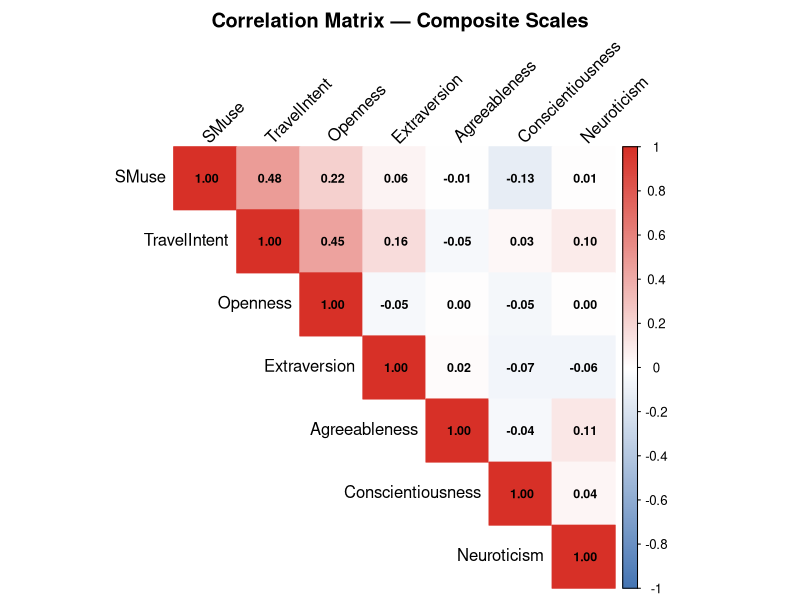
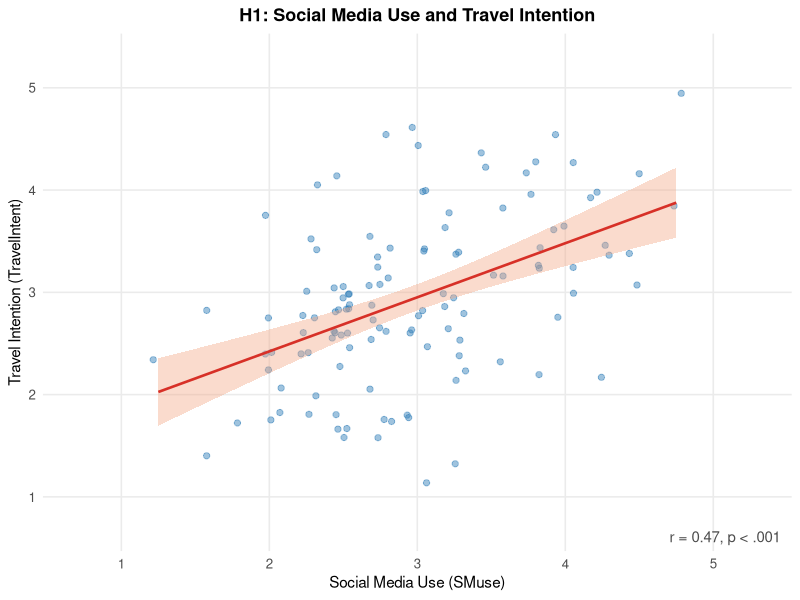
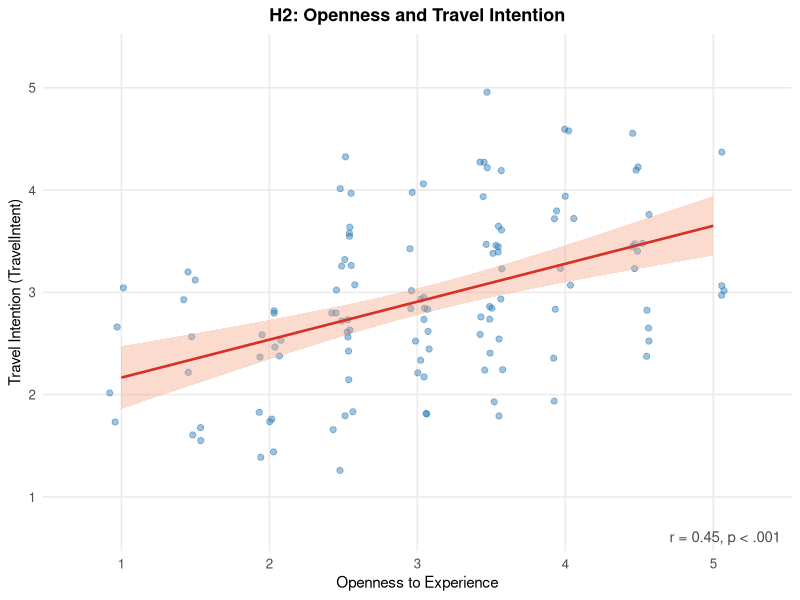
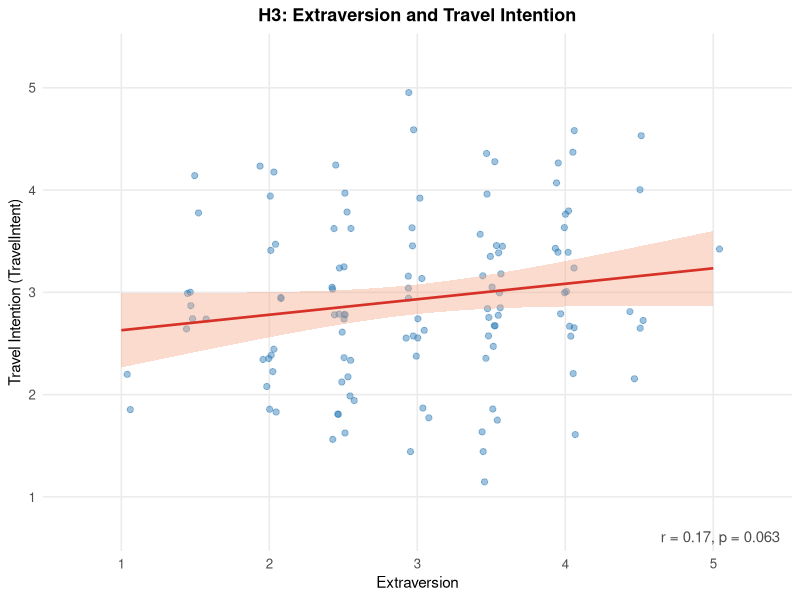
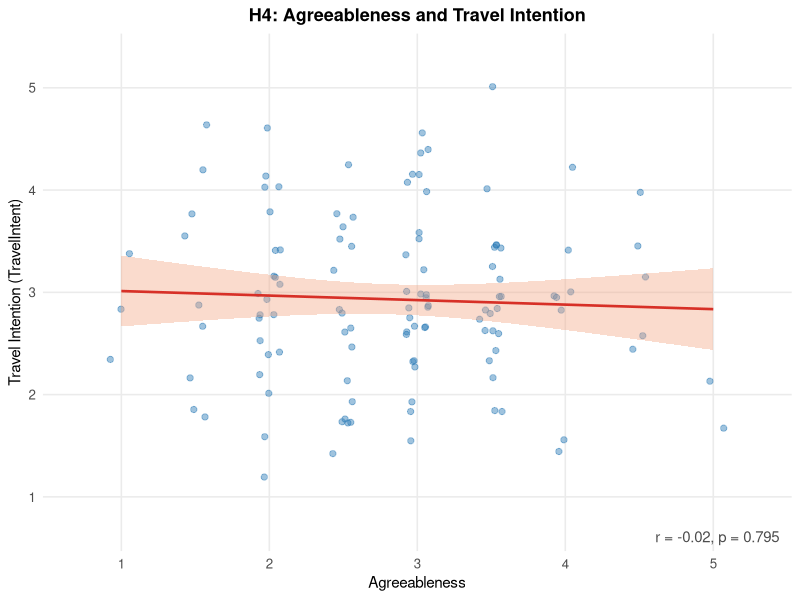
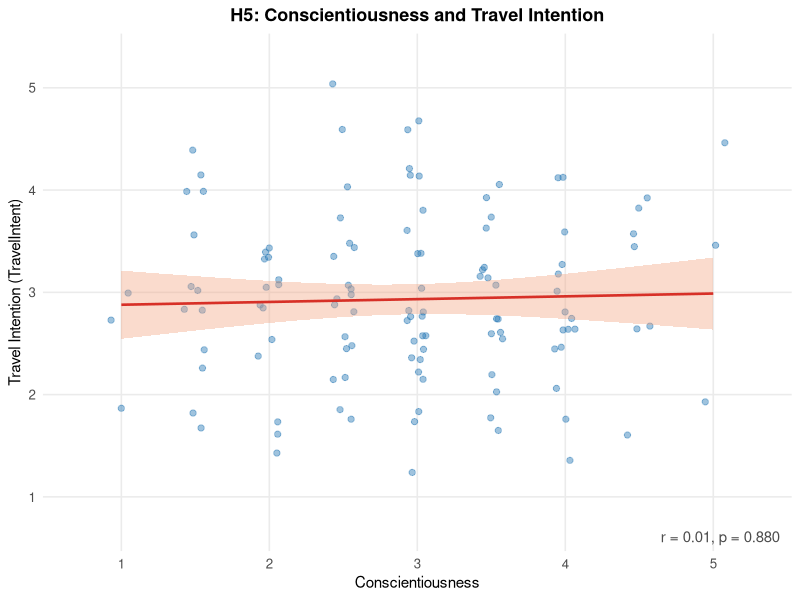
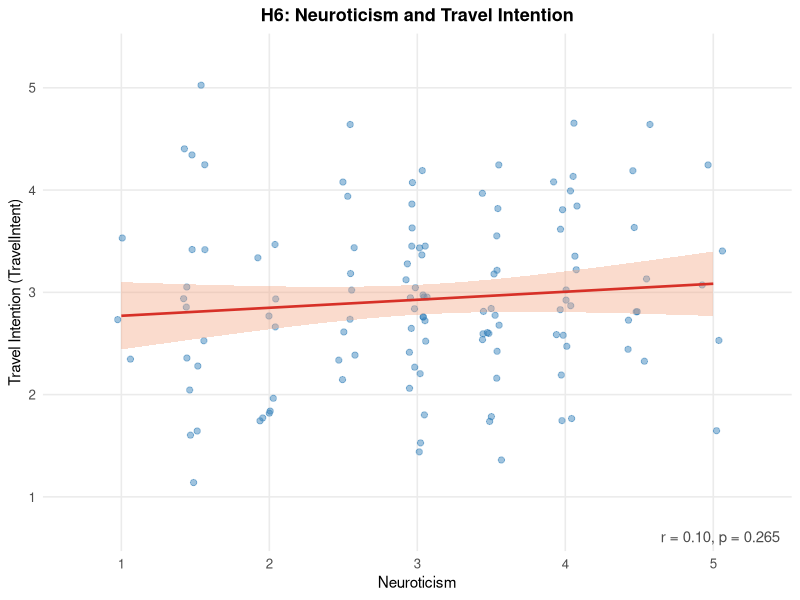

The R script that drew these images, in order:
# ============================================================
#  7AAVDM27 Quantitative Research Analysis
#  Social Media Travel Content & Beach Destination Intention
#  KCL MSc Digital Economy
# ============================================================

# ── Section 1: Setup ─────────────────────────────────────────
required_packages <- c("tidyverse", "psych", "corrplot")
new_packages <- required_packages[!(required_packages %in% installed.packages()[,"Package"])]
if (length(new_packages)) install.packages(new_packages, repos = "https://cran.rstudio.com/")

library(tidyverse)
library(psych)
library(corrplot)

dir.create("outputs", showWarnings = FALSE)

df <- read_csv("data/data.csv", show_col_types = FALSE)
cat("Data loaded:", nrow(df), "rows,", ncol(df), "columns\n\n")


# ── Section 2: Reverse Scoring ───────────────────────────────
# Five items are negatively worded in the BFI-2 short form:
#   Q11 — "has few artistic interests"          → low raw = high Openness
#   Q13 — "is reserved"                         → low raw = high Extraversion
#   Q15 — "starts arguments with others"        → low raw = high Agreeableness
#   Q17 — "tends to be disorganised"            → low raw = high Conscientiousness
#   Q19 — "is relaxed, handles stress well"     → low raw = high Neuroticism
# Reversing with (6 - score) so all items point in the same direction as the trait.
df <- df %>%
  mutate(
    Q11_r = 6 - Q11,
    Q13_r = 6 - Q13,
    Q15_r = 6 - Q15,
    Q17_r = 6 - Q17,
    Q19_r = 6 - Q19
  )
cat("Reverse scoring applied: Q11_r, Q13_r, Q15_r, Q17_r, Q19_r = 6 - raw\n\n")


# ── Section 3: Composite Scores ──────────────────────────────
df <- df %>%
  mutate(
    SMuse             = rowMeans(select(., Q1, Q2, Q3, Q4),              na.rm = TRUE),
    TravelIntent      = rowMeans(select(., Q5, Q6, Q7, Q8, Q9),          na.rm = TRUE),
    Openness          = rowMeans(select(., Q10, Q11_r),                   na.rm = TRUE),
    Extraversion      = rowMeans(select(., Q12, Q13_r),                   na.rm = TRUE),
    Agreeableness     = rowMeans(select(., Q14, Q15_r),                   na.rm = TRUE),
    Conscientiousness = rowMeans(select(., Q16, Q17_r),                   na.rm = TRUE),
    Neuroticism       = rowMeans(select(., Q18, Q19_r),                   na.rm = TRUE)
  )

composites <- c("SMuse", "TravelIntent", "Openness", "Extraversion",
                "Agreeableness", "Conscientiousness", "Neuroticism")

cat("Composites created:\n")
cat("  SMuse             — Q1, Q2, Q3, Q4\n")
cat("  TravelIntent      — Q5, Q6, Q7, Q8, Q9\n")
cat("  Openness          — Q10, Q11_r\n")
cat("  Extraversion      — Q12, Q13_r\n")
cat("  Agreeableness     — Q14, Q15_r\n")
cat("  Conscientiousness — Q16, Q17_r\n")
cat("  Neuroticism       — Q18, Q19_r\n\n")


# ── Section 4: Descriptive Statistics ────────────────────────
desc_stats <- df %>%
  select(all_of(composites)) %>%
  pivot_longer(everything(), names_to = "Variable", values_to = "Value") %>%
  group_by(Variable) %>%
  summarise(
    n    = n(),
    Mean = round(mean(Value, na.rm = TRUE), 2),
    SD   = round(sd(Value,   na.rm = TRUE), 2),
    Min  = round(min(Value,  na.rm = TRUE), 2),
    Max  = round(max(Value,  na.rm = TRUE), 2),
    .groups = "drop"
  ) %>%
  arrange(match(Variable, composites))

cat("── Descriptive Statistics ──────────────────────────────\n")
print(as.data.frame(desc_stats), row.names = FALSE)
cat("\n")

write_csv(desc_stats, "outputs/descriptives.csv")
cat("Descriptives exported to outputs/descriptives.csv\n\n")


# ── Section 5: Normality Tests (Shapiro-Wilk) ────────────────
cat("── Shapiro-Wilk Normality Tests ────────────────────────\n")

sw_results <- setNames(
  lapply(composites, function(var) {
    test <- shapiro.test(df[[var]])
    cat(sprintf("  %-20s W = %.4f, p = %.4f  →  %s\n",
                var, test$statistic, test$p.value,
                ifelse(test$p.value >= 0.05, "Normal (Pearson OK)", "Non-normal (use Spearman)")))
    list(var = var, W = test$statistic, p = test$p.value, normal = test$p.value >= 0.05)
  }),
  composites
)
cat("\n")

# Choose Pearson or Spearman per hypothesis based on normality of both variables
cor_method <- function(x_var) {
  ifelse(sw_results[[x_var]]$normal & sw_results[["TravelIntent"]]$normal,
         "pearson", "spearman")
}

methods <- setNames(lapply(composites[composites != "TravelIntent"], cor_method),
                    composites[composites != "TravelIntent"])

cat("  Correlation methods selected:\n")
for (h in seq_along(methods)) {
  cat(sprintf("    H%d (%s): %s\n", h, names(methods)[h], toupper(methods[[h]])))
}
cat("\n")


# ── Section 6: Correlation Tests & APA Reporting ─────────────

apa_report <- function(test, hypothesis, method) {
  r      <- as.numeric(test$estimate)
  p      <- test$p.value
  df_val <- if (!is.null(test$parameter)) as.integer(test$parameter) else NA_integer_
  ci     <- test$conf.int

  r_label <- ifelse(method == "pearson", "r", "r_s")
  p_str   <- ifelse(p < .001, "< .001", sprintf("= .%03d", round(p * 1000)))
  r_fmt   <- function(v) ifelse(v >= 0,
                                 paste0( ".", sprintf("%02d", abs(round(v * 100)))),
                                 paste0("-.", sprintf("%02d", abs(round(v * 100)))))

  if (!is.null(ci) && !anyNA(ci)) {
    apa <- sprintf("%s(%d) = %s, p %s, 95%% CI [%s, %s]",
                   r_label, df_val, r_fmt(r), p_str, r_fmt(ci[1]), r_fmt(ci[2]))
  } else {
    apa <- sprintf("%s = %s, p %s (95%% CI not available for Spearman)",
                   r_label, r_fmt(r), p_str)
  }

  sig <- ifelse(p < .05, "SIGNIFICANT", "non-significant")
  cat(sprintf("  %s:\n    %s  [%s]\n\n", hypothesis, apa, sig))

  data.frame(
    Hypothesis  = hypothesis,
    Method      = toupper(method),
    r           = round(r, 3),
    df          = df_val,
    p           = round(p, 4),
    CI_lower    = if (!is.null(ci) && !anyNA(ci)) round(ci[1], 3) else NA_real_,
    CI_upper    = if (!is.null(ci) && !anyNA(ci)) round(ci[2], 3) else NA_real_,
    Significant = p < .05,
    stringsAsFactors = FALSE
  )
}

cat("── Hypothesis Tests ────────────────────────────────────\n\n")

hyp_pairs <- list(
  list(x = "SMuse",             label = "H1 (SMuse → TravelIntent)"),
  list(x = "Openness",          label = "H2 (Openness → TravelIntent)"),
  list(x = "Extraversion",      label = "H3 (Extraversion → TravelIntent)"),
  list(x = "Agreeableness",     label = "H4 (Agreeableness → TravelIntent)"),
  list(x = "Conscientiousness", label = "H5 (Conscientiousness → TravelIntent)"),
  list(x = "Neuroticism",       label = "H6 (Neuroticism → TravelIntent)")
)

test_results <- list()
result_rows  <- list()

for (hp in hyp_pairs) {
  m <- methods[[hp$x]]
  t <- cor.test(df[[hp$x]], df$TravelIntent, method = m)
  test_results[[hp$x]] <- t
  result_rows[[hp$x]]  <- apa_report(t, hp$label, m)
}

results_table <- bind_rows(result_rows)
write_csv(results_table, "outputs/hypothesis_results.csv")
cat("Results exported to outputs/hypothesis_results.csv\n\n")


# ── Section 7: Visualisations ────────────────────────────────

# 7a — Correlation matrix heatmap (all 7 composites)
cor_mat <- cor(df[, composites], use = "complete.obs")

png("outputs/correlation_matrix.png", width = 820, height = 720, res = 110)
corrplot(cor_mat,
         method      = "color",
         type        = "upper",
         addCoef.col = "black",
         number.cex  = 0.75,
         tl.col      = "black",
         tl.srt      = 45,
         col         = colorRampPalette(c("#4575b4", "white", "#d73027"))(200),
         title       = "Correlation Matrix — Composite Scales",
         mar         = c(0, 0, 2, 0))
dev.off()
cat("Saved: outputs/correlation_matrix.png\n")

# Shared minimal theme
theme_study <- theme_minimal(base_size = 12) +
  theme(
    plot.title       = element_text(face = "bold", size = 13, hjust = 0.5),
    axis.title       = element_text(size = 11),
    panel.grid.minor = element_blank()
  )

# Helper: scatterplot with regression line + r/p annotation
scatter_plot <- function(data, x_var, y_var, x_lab, y_lab, title, r_val, p_val) {
  p_str <- ifelse(p_val < .001, "< .001", paste0("= ", sprintf("%.3f", p_val)))
  label <- sprintf("r = %.2f, p %s", r_val, p_str)

  ggplot(data, aes(x = .data[[x_var]], y = .data[[y_var]])) +
    geom_jitter(alpha = 0.45, width = 0.08, height = 0.08,
                colour = "#2c7bb6", size = 1.8) +
    geom_smooth(method = "lm", se = TRUE, colour = "#d73027",
                fill = "#f4a582", linewidth = 0.9) +
    annotate("text", x = Inf, y = -Inf, label = label,
             hjust = 1.1, vjust = -0.8, size = 3.8, colour = "grey30") +
    labs(title = title, x = x_lab, y = y_lab) +
    scale_x_continuous(breaks = 1:5) +
    scale_y_continuous(breaks = 1:5) +
    coord_cartesian(xlim = c(0.7, 5.3), ylim = c(0.7, 5.3)) +
    theme_study
}

scatter_specs <- list(
  list(x = "SMuse",             x_lab = "Social Media Use (SMuse)",
       title = "H1: Social Media Use and Travel Intention",      file = "H1_scatterplot.png"),
  list(x = "Openness",          x_lab = "Openness to Experience",
       title = "H2: Openness and Travel Intention",              file = "H2_scatterplot.png"),
  list(x = "Extraversion",      x_lab = "Extraversion",
       title = "H3: Extraversion and Travel Intention",          file = "H3_scatterplot.png"),
  list(x = "Agreeableness",     x_lab = "Agreeableness",
       title = "H4: Agreeableness and Travel Intention",         file = "H4_scatterplot.png"),
  list(x = "Conscientiousness", x_lab = "Conscientiousness",
       title = "H5: Conscientiousness and Travel Intention",     file = "H5_scatterplot.png"),
  list(x = "Neuroticism",       x_lab = "Neuroticism",
       title = "H6: Neuroticism and Travel Intention",           file = "H6_scatterplot.png")
)

for (sp in scatter_specs) {
  t    <- test_results[[sp$x]]
  plot <- scatter_plot(df, sp$x, "TravelIntent",
                       sp$x_lab, "Travel Intention (TravelIntent)",
                       sp$title,
                       as.numeric(t$estimate), t$p.value)
  out_path <- file.path("outputs", sp$file)
  ggsave(out_path, plot, width = 6, height = 5, dpi = 150)
  cat("Saved:", out_path, "\n")
}
cat("\n")


# ── Section 8: Reliability (Cronbach's Alpha) ────────────────
cat("── Cronbach's Alpha (α > 0.70 acceptable) ──────────────\n")

alpha_scales <- list(
  SMuse             = df %>% select(Q1, Q2, Q3, Q4),
  TravelIntent      = df %>% select(Q5, Q6, Q7, Q8, Q9),
  Openness          = df %>% select(Q10, Q11_r),
  Extraversion      = df %>% select(Q12, Q13_r),
  Agreeableness     = df %>% select(Q14, Q15_r),
  Conscientiousness = df %>% select(Q16, Q17_r),
  Neuroticism       = df %>% select(Q18, Q19_r)
)

for (scale_name in names(alpha_scales)) {
  a         <- psych::alpha(alpha_scales[[scale_name]], warnings = FALSE)
  alpha_val <- a$total$raw_alpha
  flag      <- ifelse(alpha_val >= 0.70, "✓ acceptable", "✗ below threshold — interpret with caution")
  cat(sprintf("  %-20s α = %.3f  %s\n", scale_name, alpha_val, flag))
}

cat("\n── Analysis complete. All outputs saved to outputs/ ────\n")
